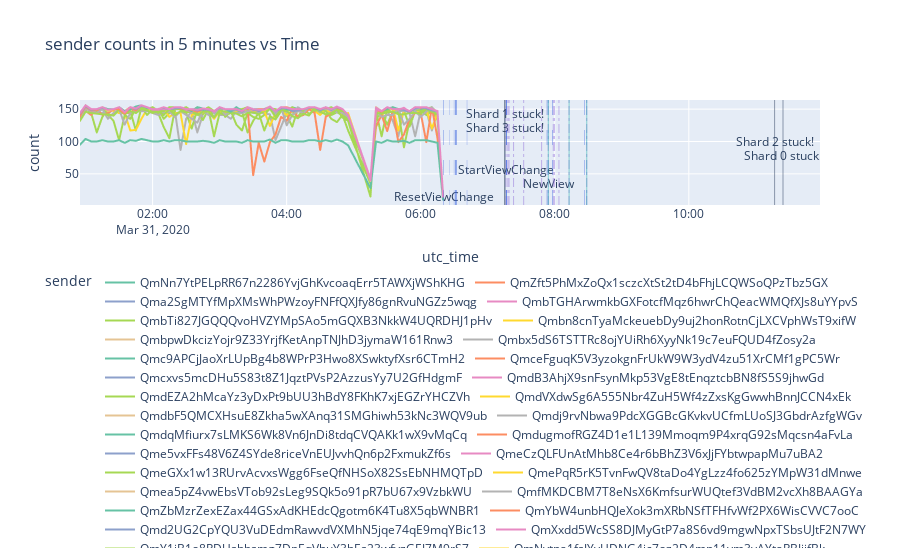

Notebook source saved alongside this figure:
### Markdown cell above
### draw graphs

### Code cell
draw_error(agg, dict(list(alert.items())[0: 4]), viewchange, 5, 'sender')
